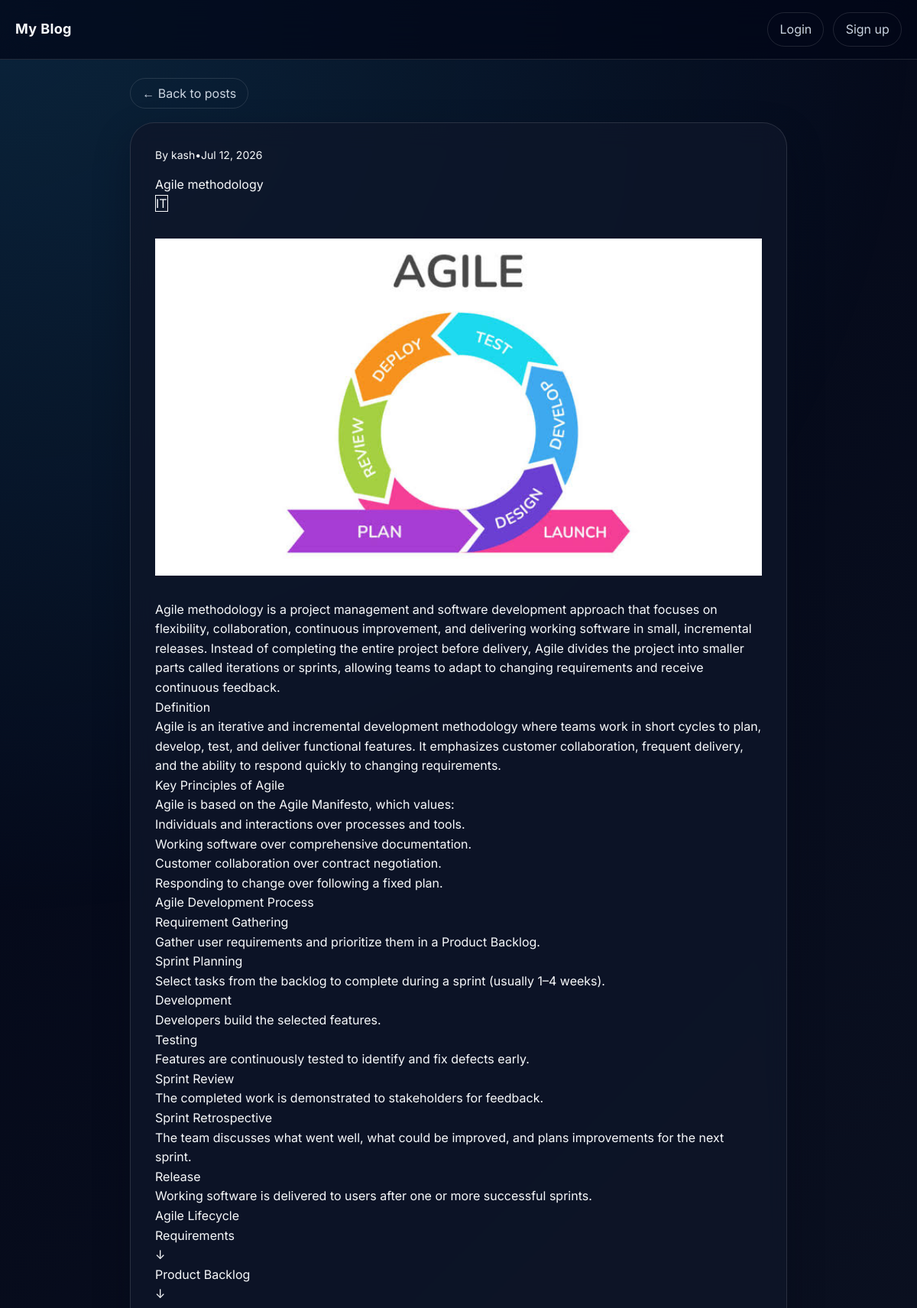
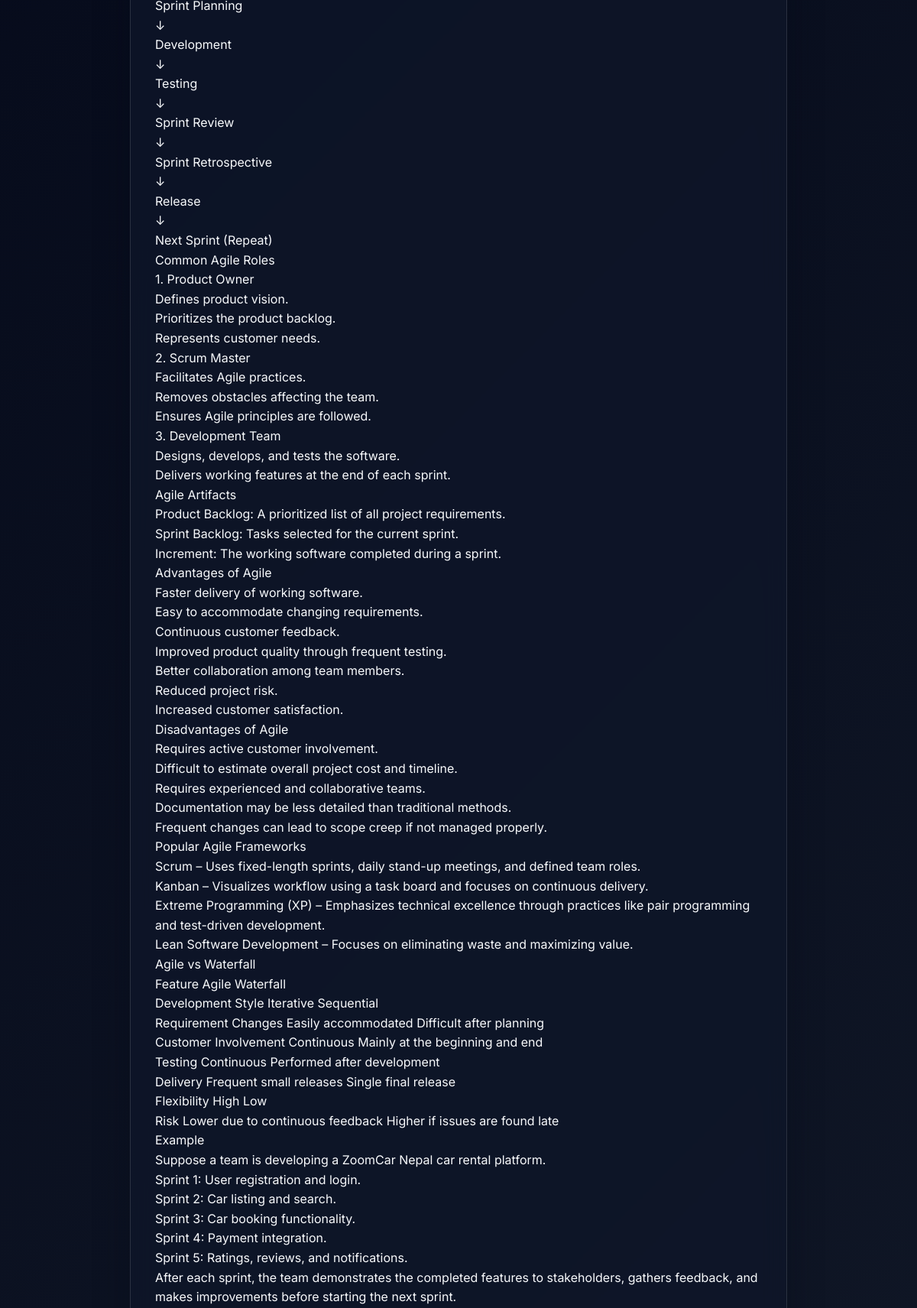
/agile/ (upper part), run on the app's committed database (2 pictures, top to bottom).
### blog/models.py (models this page shows, shortened)
class Post(models.Model):
    title = models.CharField(max_length=200)
    slug = models.SlugField(unique=True)
    author = models.ForeignKey(User, on_delete=models.CASCADE)
    category = models.ForeignKey(Category, on_delete=models.SET_NULL, null=True, blank=True, related_name="posts")
    tags = models.ManyToManyField(Tag, blank=True, related_name="posts")
    content = models.TextField()
    excerpt = models.CharField(max_length=300, blank=True)
    cover_image = models.ImageField(upload_to="posts/", blank=True, null=True)
    published = models.BooleanField(default=False)
    created_at = models.DateTimeField(auto_now_add=True)
    updated_at = models.DateTimeField(auto_now=True)
    class Meta:
        ordering = ["-created_at"]
    def get_absolute_url(self):
        return reverse("blog:post_detail", kwargs={"slug": self.slug})

class Category(models.Model):
    name = models.CharField(max_length=100, unique=True)
    slug = models.SlugField(unique=True)
    class Meta:
        verbose_name_plural = "Categories"
        ordering = ["name"]

### blog/views.py (the view)
# urls.py: path("<slug:slug>/", views.PostDetailView.as_view(), name="post_detail"),
class PostDetailView(DetailView):
    model = Post
    template_name = "blog/post_detail.html"
    context_object_name = "post"
    slug_field = "slug"
    def get_context_data(self, **kwargs):
        context = super().get_context_data(**kwargs)
        post = self.object
        context["comments"] = post.comments.select_related("author").all()
        context["related_posts"] = (
            Post.objects.filter(published=True, category=post.category)
            .exclude(pk=post.pk)
            .order_by("-created_at")[:3]
        )
        context["comment_form"] = CommentForm()
        return context
    def post(self, request, *args, **kwargs):
        self.object = self.get_object()
        if not request.user.is_authenticated:
            messages.error(request, "Please log in to leave a comment.")
            return redirect(self.object.get_absolute_url())
        form = CommentForm(request.POST)
        if form.is_valid():
            Comment.objects.create(post=self.object, author=request.user, body=form.cleaned_data["body"])
            messages.success(request, "Your comment has been added.")
        else:
            messages.error(request, "Comment could not be added.")
        return redirect(self.object.get_absolute_url())

### templates/blog/post_detail.html (shortened to what this page needs)
{% extends "base.html" %}
{% block content %}
<div class="mx-auto" style="max-width: 860px;">
  <a href="{% url 'blog:post_list' %}" class="nav-chip">← Back to posts</a>
  <article class="login-card mt-6">
    <div class="flex flex-wrap items-center gap-3 text-sm text-slate-400">
      <span>By {{ post.author }}</span>
      <span>•</span>
      <span>{{ post.created_at|date:"M d, Y" }}</span>
    </div>
    <h1 class="mt-4 text-4xl font-semibold tracking-tight text-white">{{ post.title }}</h1>
    {% if post.category %}
      <a href="{% url 'blog:category_posts' post.category.slug %}" class="mt-4 inline-block rounded-full border border-sky-400/30 bg-sky-400/10 px-3 py-1 text-xs font-semibold uppercase tracking-[0.2em] text-sky-300">{{ post.category.name }}</a>
    {% endif %}
    {% if post.cover_image %}
      <img src="{{ post.cover_image.url }}" alt="{{ post.title }}" class="mt-8 w-full rounded-2xl border border-white/10 object-cover">
    {% endif %}
    <div class="prose prose-invert mt-8 max-w-none prose-p:text-slate-300 prose-a:text-sky-300 prose-strong:text-white">
      {{ post.content|linebreaks }}
    </div>
  </article>
</div>
{% endblock %}

### static/css/custom.css (style rules this page uses)
:root { color-scheme: dark; --bg-main: #020617; --bg-panel: rgba(15, 23, 42, 0.78); --bg-soft: rgba(255, 255, 255, 0.08); --border-soft: rgba(255, 255, 255, 0.12); --text-main: #f8fafc; --text-muted: #cbd5e1; --text-subtle: #94a3b8; --accent: #38bdf8; --accent-strong: #0ea5e9; --shadow: 0 20px 45px rgba(2, 8, 23, 0.35); }
* { box-sizing: border-box; }
body { margin: 0; font-family: 'Inter', sans-serif; background: linear-gradient(135deg, var(--bg-main) 0%, #111827 100%); color: var(--text-main); line-height: 1.6; }
body::before { content: ""; position: fixed; inset: 0; background: radial-gradient(circle at top left, rgba(56, 189, 248, 0.16), transparent 28%); pointer-events: none; z-index: -1; }
a { color: inherit; text-decoration: none; }
.nav-chip { padding: 0.55rem 0.95rem; border: 1px solid var(--border-soft); border-radius: 999px; color: var(--text-muted); transition: all 180ms ease; }
.hero-card, .panel, .post-card, .login-card, .dashboard-card, .form-card { background: var(--bg-panel); border: 1px solid var(--border-soft); box-shadow: var(--shadow); backdrop-filter: blur(16px); }
.post-card, .panel, .hero-card, .login-card, .editor-card, .auth-hero, .auth-panel { overflow: hidden; }
.login-card, .dashboard-card, .form-card { border-radius: 2rem; padding: 2rem; }
.w-full { width: 100%; }

### data on the page
Post: author "kash", created_at "Jul 12, 2026", title "Agile methodology", category.name "IT", cover_image (picture), content "Agile methodology is a project management and software development approach that focuses on flexibility, collaboration, continuous improvement, and delivering working software in small, incremental releases. Instead of completing the entire project before delivery, Agile divides the project into smaller parts called iterations or sprints, allowing teams to adapt to changing requirements and receive continuous feedback. Definition Agile is an iterative and incremental development methodology where teams work in short cycles to plan, develop, test, and deliver functional features. It emphasizes customer collaboration, frequent delivery, and the ability to respond quickly to changing…"
